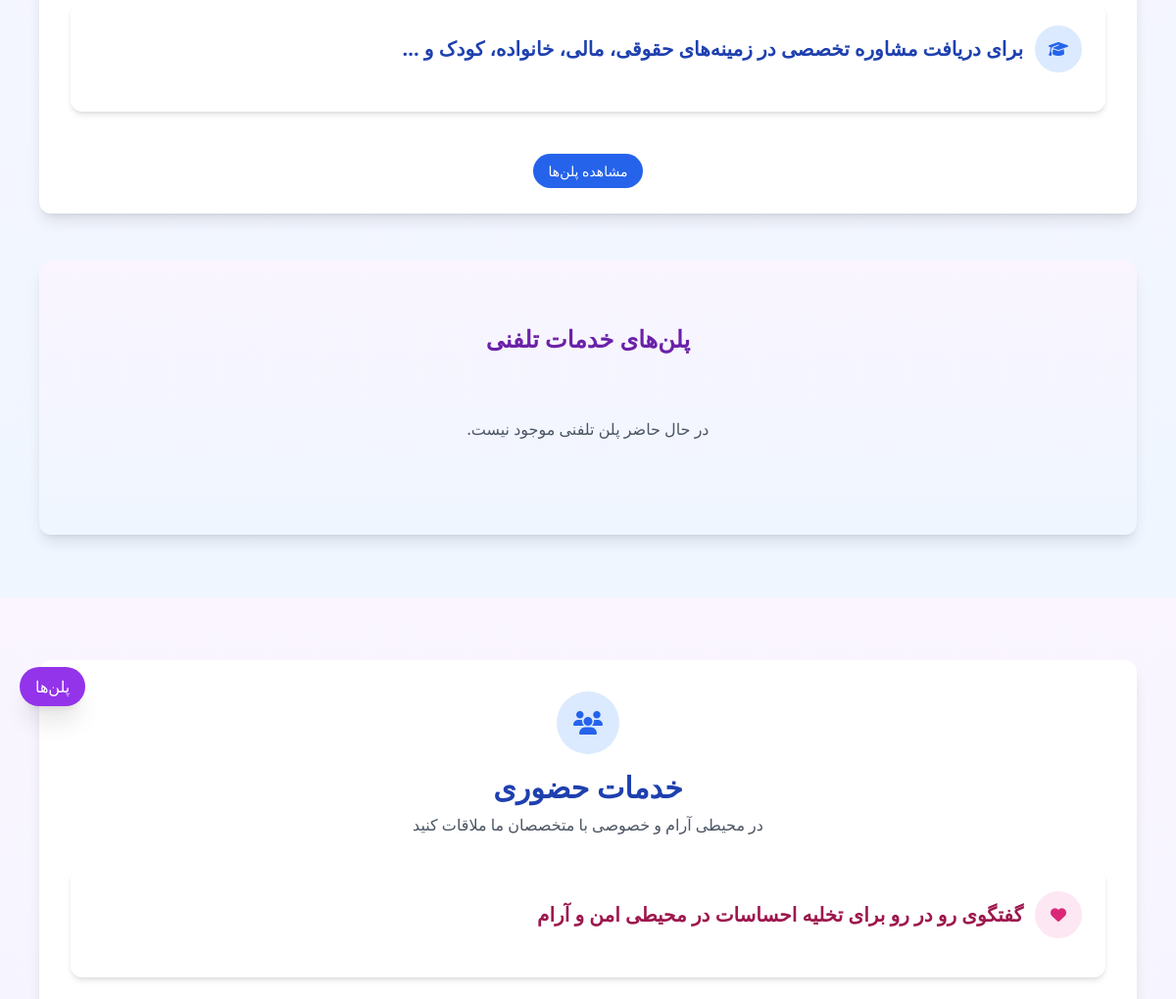
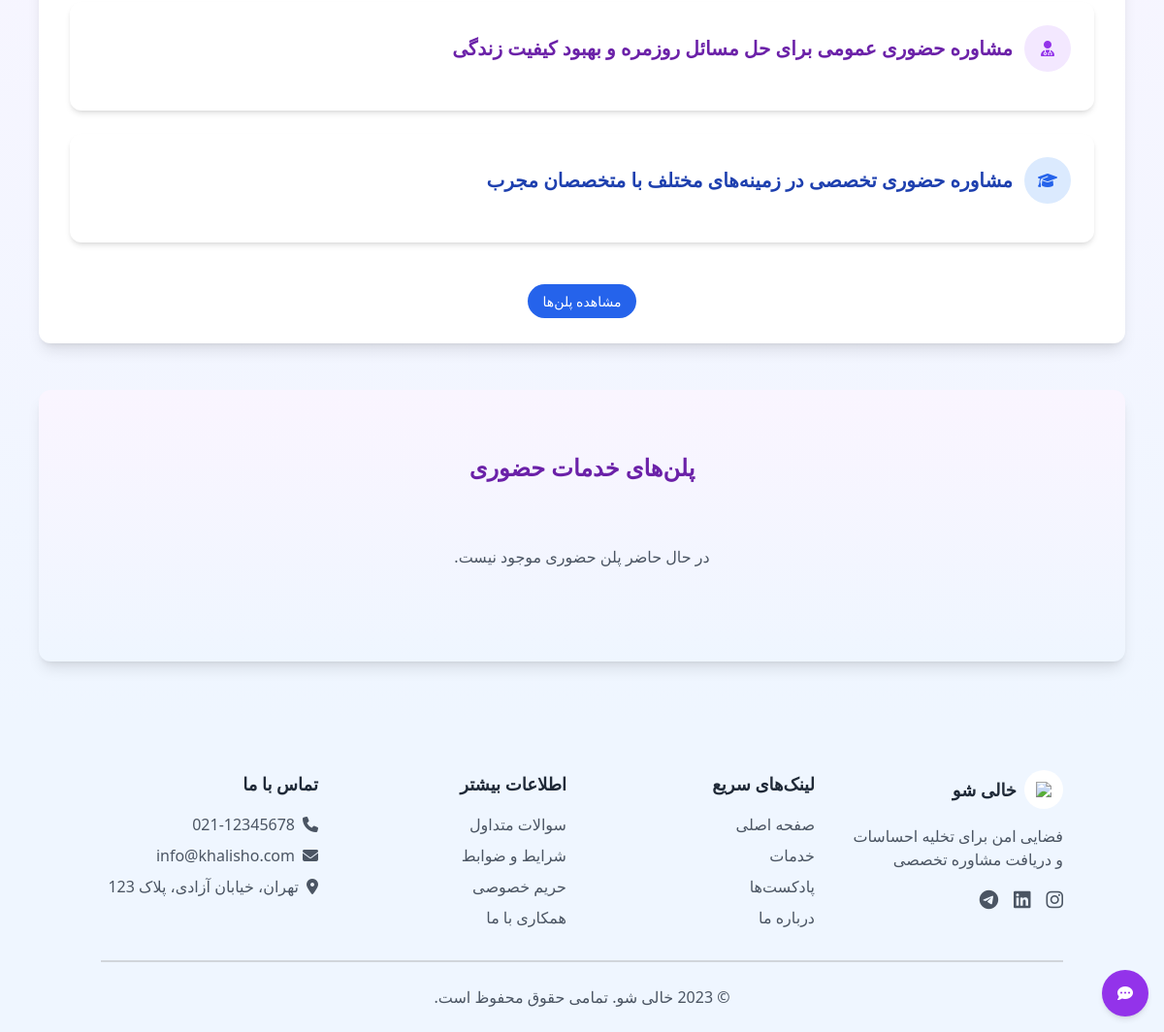
The page /services/ (lower part) on the database as committed earlier (2 pictures, top to bottom).
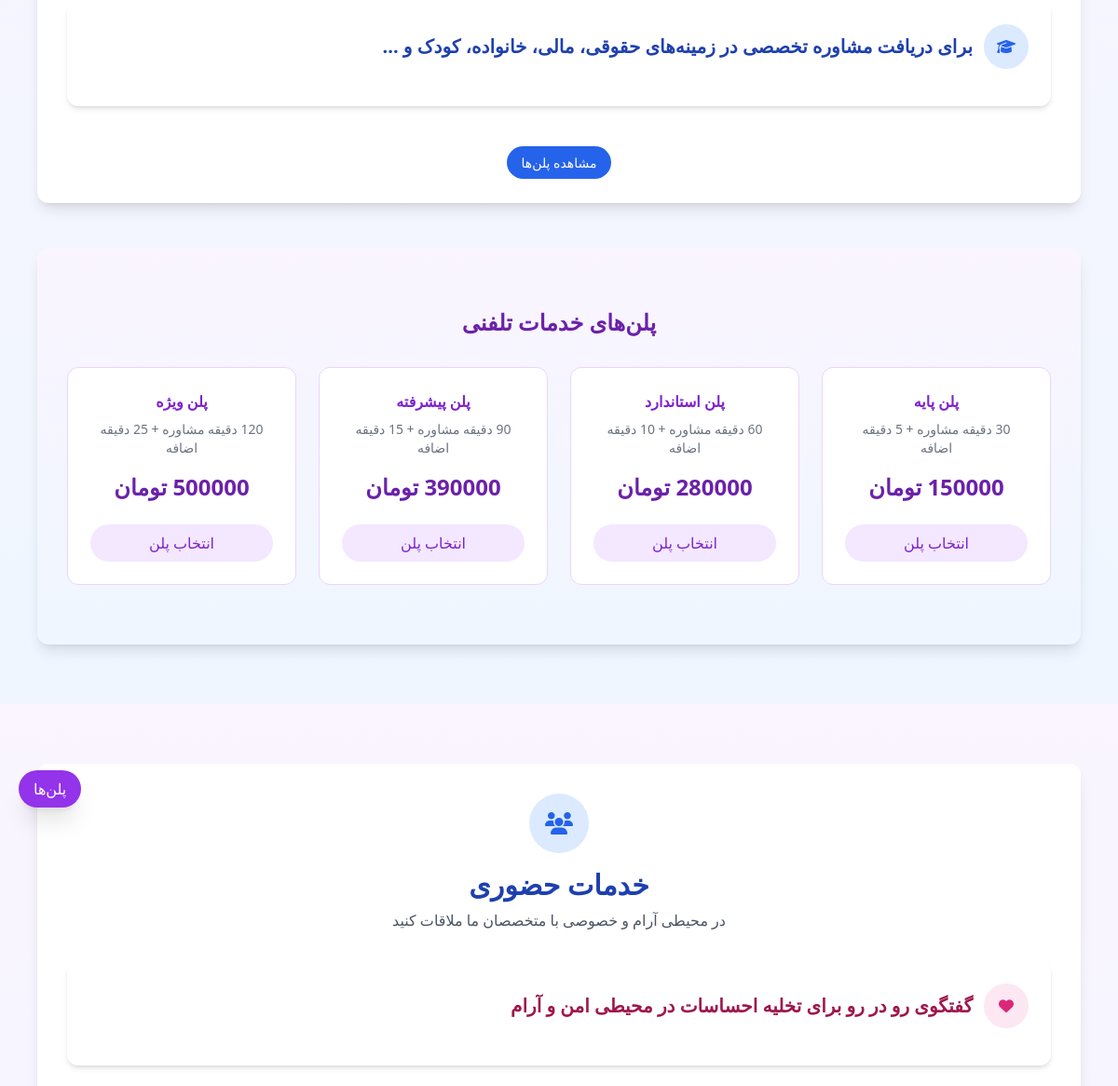
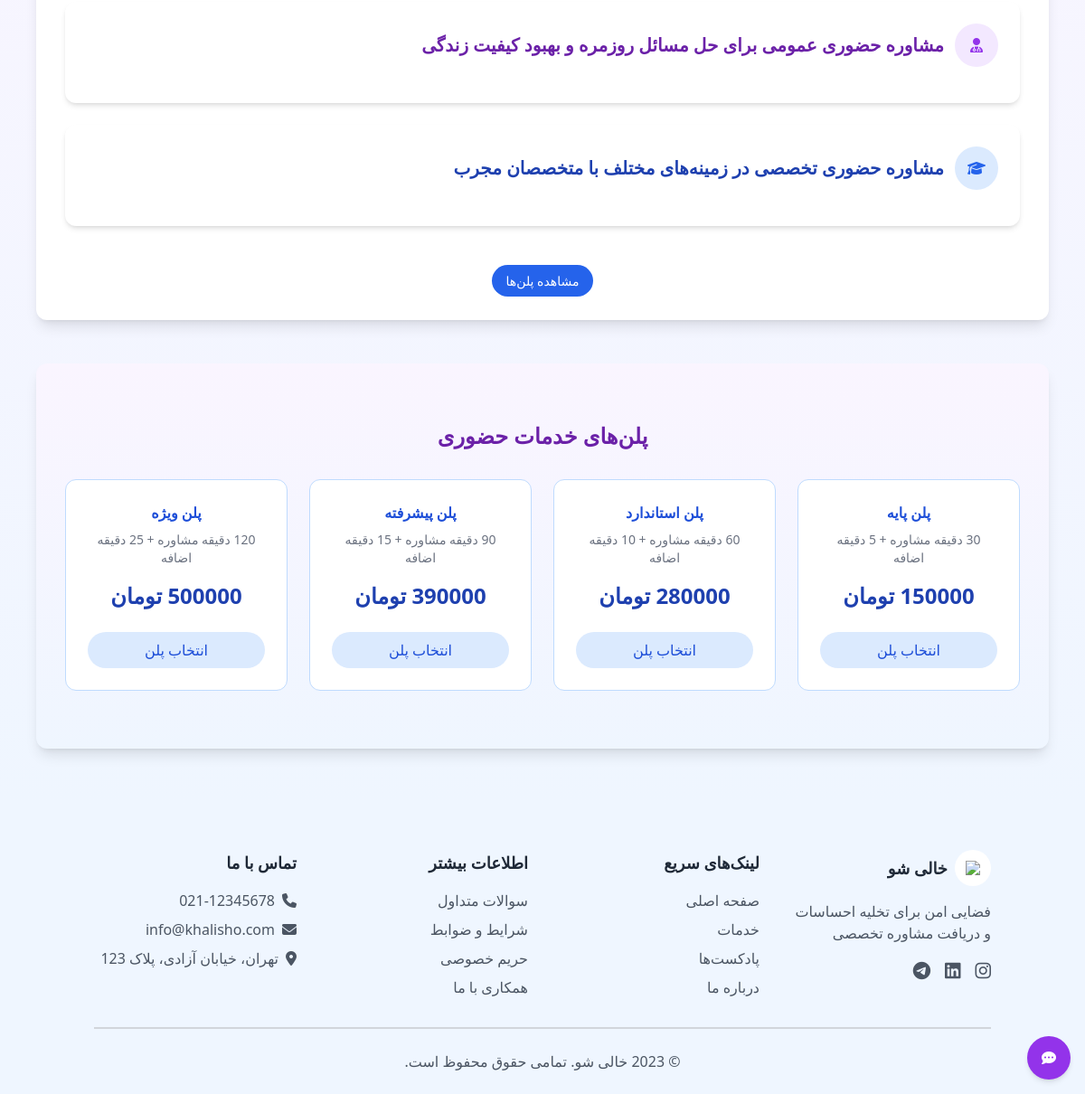
The same page on the database as committed later (2 pictures, top to bottom).
### us/models.py (models this page shows, shortened)
class Plan(models.Model):
    PLAN_TYPES = [
        ('phone', 'تلفنی'),
        ('inperson', 'حضوری'),
    ]
    name = models.CharField(max_length=100, verbose_name='نام پلن')
    plan_type = models.CharField(max_length=10, choices=PLAN_TYPES, verbose_name='نوع پلن')
    duration = models.IntegerField(verbose_name='مدت زمان (دقیقه)')
    extra_time = models.IntegerField(verbose_name='زمان اضافه (دقیقه)')
    price = models.DecimalField(max_digits=10, decimal_places=0, verbose_name='قیمت (تومان)')
    is_active = models.BooleanField(default=True, verbose_name='فعال')
    created_at = models.DateTimeField(auto_now_add=True)
    class Meta:
        verbose_name = "پلن"
        verbose_name_plural = "پلن‌ها"

### us/views.py (the view)
# urls.py: path("services/", views.ServicesView.as_view(), name='services'),
class ServicesView(ListView):
    template_name = 'us/services.html'
    model = Aboutus
    context_object_name = 'aboutus'
    def get_context_data(self, **kwargs):
        context = super().get_context_data(**kwargs)
        context['phone_plans'] = Plan.objects.filter(plan_type='phone', is_active=True).order_by('price')
        context['inperson_plans'] = Plan.objects.filter(plan_type='inperson', is_active=True).order_by('price')
        return context

### us/context_processors.py (called while the page is built)
def cart_count(request):
    if request.session.session_key:
        try:
            cart = Cart.objects.get(session_key=request.session.session_key)
            return {'cart_count': cart.items.count()}
        except Cart.DoesNotExist:
            return {'cart_count': 0}
    return {'cart_count': 0}

### us/templates/us/services.html (shortened to what this page needs)
{% extends 'base.html' %}
{% load static %}
{% block content %}
    <section id="services" class="py-16 bg-gradient-to-b from-purple-50 to-blue-50">
        <div class="container max-w-6xl mx-auto px-4" style="margin-top: 3rem;">
            <div class="grid md:grid-cols-1 gap-8 mb-12">
                <div class="bg-white p-8 rounded-xl shadow-lg">
                    <div class="grid gap-6">
                        <div class="bg-white p-6 rounded-xl shadow-md service-card transition">
                            <div class="flex items-center mb-4">
                                <div class="w-12 h-12 bg-blue-100 rounded-full flex items-center justify-center">
                                    <i class="fas fa-graduation-cap text-blue-600"></i>
                                </div>
                                <h4 class="text-xl font-bold text-blue-800 mr-3">برای دریافت مشاوره تخصصی در زمینه‌های حقوقی، مالی، خانواده، کودک و ...</h4>
                            </div>
                        </div>
                        <div class="text-center mt-6">
                        <a href="#phoneplans" class="bg-blue-600 hover:bg-blue-700 text-white px-4 py-2 rounded-full text-sm transition btn-no-border">
                           مشاهده پلن‌ها
                        </a>
                        </div>
                    </div>
                </div>
            </div>
            <div id="phoneplans" class="py-16 bg-gradient-to-b from-purple-50 to-blue-50 max-w-6xl mx-auto bg-white p-8 rounded-xl shadow-lg">
                <h3 class="text-2xl font-bold text-center text-purple-800 mb-8">پلن‌های خدمات تلفنی</h3>
                <div class="grid md:grid-cols-4 gap-6">
                    {% for plan in phone_plans %}
                    <div class="bg-white border border-purple-200 rounded-xl p-6 hover:border-purple-400 transition text-center">
                        <h4 class="font-bold text-purple-700 mb-2">{{ plan.name }}</h4>
                        <p class="text-gray-500 text-sm mb-4">{{ plan.duration }} دقیقه مشاوره + {{ plan.extra_time }} دقیقه اضافه</p>
                        <p class="text-2xl font-bold text-purple-800 mb-6">{{ plan.price|floatformat:0 }} تومان</p>
                        <form method="post" action="{% url 'us:add_to_cart' plan.id %}" class="w-full">
                            <button type="submit" class="w-full bg-purple-100 hover:bg-purple-200 text-purple-700 py-2 rounded-full transition btn-no-border">
                            انتخاب پلن
                        </button>
                        </form>
                    </div>
                    {% empty %}
                    <div class="col-span-4 text-center py-8">
                        <p class="text-gray-600">در حال حاضر پلن تلفنی موجود نیست.</p>
                    </div>
                    {% endfor %}
                </div>
            </div>
        </div>
    </section>
    <section id="services" class="py-16 bg-gradient-to-b from-purple-50 to-blue-50">
        <div class="container max-w-6xl mx-auto px-4">
            <div class="grid md:grid-cols-1 gap-8 mb-12">
                <div class="bg-white p-8 rounded-xl shadow-lg">
                    <div class="text-center mb-8">
                        <div class="w-16 h-16 bg-blue-100 rounded-full flex items-center justify-center mx-auto mb-4">
                            <i class="fas fa-users text-blue-600 text-2xl"></i>
                        </div>
                        <h3 class="text-3xl font-bold text-blue-800 mb-2">خدمات حضوری</h3>
                        <p class="text-gray-600">در محیطی آرام و خصوصی با متخصصان ما ملاقات کنید</p>
                    </div>
                    <div class="grid gap-6">
                        <div class="bg-white p-6 rounded-xl shadow-md service-card transition">
                            <div class="flex items-center mb-4">
                                <div class="w-12 h-12 bg-pink-100 rounded-full flex items-center justify-center">
                                    <i class="fas fa-heart text-pink-600"></i>
                                </div>
                                <h4 class="text-xl font-bold text-pink-800 mr-3">گفتگوی رو در رو برای تخلیه احساسات در محیطی امن و آرام</h4>
                            </div>
                        </div>
                        <div class="bg-white p-6 rounded-xl shadow-md service-card transition">
                            <div class="flex items-center mb-4">
                                <div class="w-12 h-12 bg-purple-100 rounded-full flex items-center justify-center">
                                    <i class="fas fa-user-md text-purple-600"></i>
                                </div>
                                <h4 class="text-xl font-bold text-purple-800 mr-3">مشاوره حضوری عمومی برای حل مسائل روزمره و بهبود کیفیت زندگی</h4>
                            </div>
                        </div>
                        <div class="bg-white p-6 rounded-xl shadow-md service-card transition">
                            <div class="flex items-center mb-4">
                                <div class="w-12 h-12 bg-blue-100 rounded-full flex items-center justify-center">
                                    <i class="fas fa-graduation-cap text-blue-600"></i>
                                </div>
                                <h4 class="text-xl font-bold text-blue-800 mr-3">مشاوره حضوری تخصصی در زمینه‌های مختلف با متخصصان مجرب</h4>
                            </div>
                        </div>
                        <div class="text-center mt-6">
                        <a href="#inpersonplans" class="bg-blue-600 hover:bg-blue-700 text-white px-4 py-2 rounded-full text-sm transition btn-no-border">
                           مشاهده پلن‌ها
                        </a>
                        </div>
                    </div>
                </div>
            </div>
            <div id="inpersonplans" class="py-16 bg-gradient-to-b from-purple-50 to-blue-50 max-w-6xl mx-auto bg-white p-8 rounded-xl shadow-lg">
                <h3 class="text-2xl font-bold text-center text-purple-800 mb-8">پلن‌های خدمات حضوری</h3>
                <div class="grid md:grid-cols-4 gap-6">
                    {% for plan in inperson_plans %}
                    <div class="bg-white border border-blue-200 rounded-xl p-6 hover:border-blue-400 transition text-center">
                        <h4 class="font-bold text-blue-700 mb-2">{{ plan.name }}</h4>
                        <p class="text-gray-500 text-sm mb-4">{{ plan.duration }} دقیقه مشاوره + {{ plan.extra_time }} دقیقه اضافه</p>
                        <p class="text-2xl font-bold text-blue-800 mb-6">{{ plan.price|floatformat:0 }} تومان</p>
                        <form method="post" action="{% url 'us:add_to_cart' plan.id %}" class="w-full">
                            <button type="submit" class="w-full bg-blue-100 hover:bg-blue-200 text-blue-700 py-2 rounded-full transition btn-no-border">
                            انتخاب پلن
                        </button>
                        </form>
                    </div>
                    {% empty %}
                    <div class="col-span-4 text-center py-8">
                        <p class="text-gray-600">در حال حاضر پلن حضوری موجود نیست.</p>
                    </div>
                    {% endfor %}
                </div>
            </div>
        </div>
    </section>
{% endblock %}

### templates/base.html (shortened to what this page needs)
{% load static %}
<!DOCTYPE html>
<html lang="fa" dir="rtl">
  <head>
    {% include 'includes/head_refrences.html' %}
  </head>
  <body class="body">
    {% block content %}
    {% endblock %}
    {% include 'includes/footer.html' %}
  </body>
</html>

### templates/includes/head_refrences.html (shortened to what this page needs)
{% load static %}
<script src="https://cdn.tailwindcss.com"></script>
<link rel="stylesheet" href="https://cdnjs.cloudflare.com/ajax/libs/font-awesome/6.4.0/css/all.min.css">
<link rel="stylesheet" href="https://cdnjs.cloudflare.com/ajax/libs/remixicon/3.5.0/remixicon.css">
<link href="{% static 'css/styles.css' %}" rel="stylesheet">

### templates/includes/header.html (shortened to what this page needs)
{% load static %}

### templates/includes/footer.html (shortened to what this page needs)
{% load static %}
    <a href="{% url 'us:services' %}" class="plan-btn bg-purple-600 hover:bg-purple-700 text-white px-4 py-2 rounded-full shadow-xl transition btn-no-border">
        پلن‌ها
    </a>
    <button id="chat-btn" class="fixed bottom-4 right-4 bg-purple-600 text-white w-12 h-12 rounded-full flex items-center justify-center shadow-md hover:bg-purple-700 transition">
        <i class="fas fa-comment-dots"></i>
    </button>
    <footer class="bg-blue-50 text-gray-800 pt-12 pb-6">
        <div class="container mx-auto px-4">
            <div class="grid md:grid-cols-4 gap-8 mb-8">
                <div>
                    <div class="flex items-center mb-4">
                        <div class="w-10 h-10 bg-white rounded-full flex items-center justify-center">
                            <img src="{% static 'img/khalisho.png' %}">
                        </div>
                        <span class="mr-2 text-lg font-bold">خالی شو</span>
                    </div>
                    <p class="text-gray-600 mb-4">
                        فضایی امن برای تخلیه احساسات و دریافت مشاوره تخصصی
                    </p>
                    <div class="flex space-x-4 space-x-reverse">
                        <a href="#" class="text-gray-600 hover:text-purple-700 transition">
                            <i class="fab fa-instagram text-xl"></i>
                        </a>
                        <a href="#" class="text-gray-600 hover:text-purple-700 transition">
                            <i class="fab fa-linkedin text-xl"></i>
                        </a>
                        <a href="#" class="text-gray-600 hover:text-purple-700 transition">
                            <i class="fab fa-telegram text-xl"></i>
                        </a>
                    </div>
                </div>
                <div>
                    <h3 class="text-lg font-bold mb-4">لینک‌های سریع</h3>
                    <ul class="space-y-2">
                        <li><a href="{% url 'home:home' %}" class="text-gray-600 hover:text-purple-700 transition">صفحه اصلی</a></li>
                        <li><a href="{% url 'us:services' %}" class="text-gray-600 hover:text-purple-700 transition">خدمات</a></li>
                        <li><a href="{% url 'us:podcasts' %}" class="text-gray-600 hover:text-purple-700 transition">پادکست‌ها</a></li>
                        <li><a href="{% url 'us:aboutus' %}" class="text-gray-600 hover:text-purple-700 transition">درباره ما</a></li>
                    </ul>
                </div>
                <div>
                    <h3 class="text-lg font-bold mb-4">اطلاعات بیشتر</h3>
                    <ul class="space-y-2">
                        <li><a href="{% url 'home:home' %}#support" class="text-gray-600 hover:text-purple-700 transition">سوالات متداول</a></li>
                        <li><a href="#" class="text-gray-600 hover:text-purple-700 transition">شرایط و ضوابط</a></li>
                        <li><a href="#" class="text-gray-600 hover:text-purple-700 transition">حریم خصوصی</a></li>
                        <li><a href="{% url 'home:home' %}#workus" class="text-gray-600 hover:text-purple-700 transition">همکاری با ما</a></li>
                    </ul>
                </div>
                <div>
                    <h3 class="text-lg font-bold mb-4">تماس با ما</h3>
                    <ul class="space-y-2">
                        <li class="flex items-center">
                            <i class="fas fa-phone ml-2 text-gray-600"></i>
                            <span class="text-gray-600">021-12345678</span>
                        </li>
                        <li class="flex items-center">
                            <i class="fas fa-envelope ml-2 text-gray-600"></i>
                            <span class="text-gray-600">info@khalisho.com</span>
                        </li>
                        <li class="flex items-center">
                            <i class="fas fa-map-marker-alt ml-2 text-gray-600"></i>
                            <span class="text-gray-600">تهران، خیابان آزادی، پلاک 123</span>
                        </li>
                    </ul>
                </div>
            </div>
            <div class="footer-divider pt-6 text-center text-gray-600">
                <p>© 2023 خالی شو. تمامی حقوق محفوظ است.</p>
            </div>
        </div>
    </footer>

### static/css/styles.css (style rules this page uses)
body { font-family: 'Vazir', 'IRANSans', sans-serif; background-color: #f8f9fa; }
.plan-btn { position: fixed; left: 20px; bottom: 50%; transform: translateY(50%); z-index: 40; }
.btn-no-border { border: none; outline: none; }
.footer-divider { border-top: 2px solid #d1d5db; }
* { box-sizing: border-box; padding: 0; margin: 0; }
html { scroll-behavior: smooth; }
body, input, button { font-family: var(--body-font); font-size: var(--normal-font-size); }
body { background-color: var(--body-color); color: var(--text-color); }
input, button { border: none; outline: none; }
ul { list-style: none; }
a { text-decoration: none; }
img { display: block; max-width: 100%; height: auto; }
.container { max-width: 1120px; margin-inline: 1.5rem; }
@media screen and (min-width: 1150px) { .container { margin-inline: auto; } }
:root { --header-height: 2rem; --first-color: hsl(291, 60%, 42%); --title-color: hsl(230, 12%, 40%); --text-color: hsl(230, 12%, 40%); --body-color: hsl(230, 100%, 98%); --container-color: hsl(230, 100%, 97%); --border-color: hsl(230, 25%, 80%); --h2-font-size: 1.25rem; --normal-font-size: .938rem; --font-regular: 400; --font-medium: 500; --font-semi-bold: 600; --z-fixed: 100; --z-modal: 1000; }
@media screen and (min-width: 1023px) { :root { --h2-font-size: 1.5rem; --normal-font-size: 1rem; } }
.container:before, .container:after { content: ""; display: block; clear: both; }

Rows that differ between the two databases and show on the page:
added Plan: name "پلن پایه", price "150000", shown under "پلن‌های خدمات تلفنی"
added Plan: name "پلن استاندارد", price "280000", shown under "پلن‌های خدمات تلفنی"
added Plan: name "پلن پیشرفته", price "390000", shown under "پلن‌های خدمات تلفنی"
added Plan: name "پلن ویژه", price "500000", shown under "پلن‌های خدمات تلفنی"
added Plan: name "پلن پایه", price "150000", shown under "پلن‌های خدمات حضوری"
added Plan: name "پلن استاندارد", price "280000", shown under "پلن‌های خدمات حضوری"
added Plan: name "پلن پیشرفته", price "390000", shown under "پلن‌های خدمات حضوری"
added Plan: name "پلن ویژه", price "500000", shown under "پلن‌های خدمات حضوری"
Other text that changed with them:
text no longer shown: "در حال حاضر پلن تلفنی موجود نیست. در حال حاضر پلن حضوری موجود نیست."
